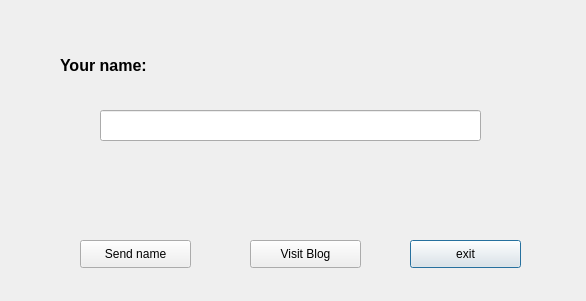
<?xml version="1.0" encoding="UTF-8"?>
<ui version="4.0">
 <class>Dialog</class>
 <widget class="QDialog" name="Dialog">
  <property name="geometry">
   <rect>
    <x>0</x>
    <y>0</y>
    <width>586</width>
    <height>301</height>
   </rect>
  </property>
  <property name="windowTitle">
   <string>Nguyễn Minh Trung</string>
  </property>
  <widget class="QPushButton" name="exit_button">
   <property name="geometry">
    <rect>
     <x>410</x>
     <y>240</y>
     <width>111</width>
     <height>28</height>
    </rect>
   </property>
   <property name="text">
    <string>exit</string>
   </property>
  </widget>
  <widget class="QPushButton" name="pushButton_2">
   <property name="geometry">
    <rect>
     <x>250</x>
     <y>240</y>
     <width>111</width>
     <height>28</height>
    </rect>
   </property>
   <property name="text">
    <string>Visit Blog</string>
   </property>
  </widget>
  <widget class="QPushButton" name="pushButton_3">
   <property name="geometry">
    <rect>
     <x>80</x>
     <y>240</y>
     <width>111</width>
     <height>28</height>
    </rect>
   </property>
   <property name="text">
    <string>Send name</string>
   </property>
  </widget>
  <widget class="QLabel" name="label">
   <property name="geometry">
    <rect>
     <x>60</x>
     <y>40</y>
     <width>201</width>
     <height>51</height>
    </rect>
   </property>
   <property name="text">
    <string>&lt;html&gt;&lt;head/&gt;&lt;body&gt;&lt;p&gt;&lt;span style=&quot; font-size:12pt; font-weight:600;&quot;&gt;Your name: &lt;/span&gt;&lt;/p&gt;&lt;/body&gt;&lt;/html&gt;</string>
   </property>
  </widget>
  <widget class="QLineEdit" name="lineEdit">
   <property name="geometry">
    <rect>
     <x>100</x>
     <y>110</y>
     <width>381</width>
     <height>31</height>
    </rect>
   </property>
  </widget>
 </widget>
 <resources/>
 <connections>
  <connection>
   <sender>pushButton_2</sender>
   <signal>clicked()</signal>
   <receiver>Dialog</receiver>
   <slot>open()</slot>
   <hints>
    <hint type="sourcelabel">
     <x>315</x>
     <y>253</y>
    </hint>
    <hint type="destinationlabel">
     <x>354</x>
     <y>186</y>
    </hint>
   </hints>
  </connection>
  <connection>
   <sender>exit_button</sender>
   <signal>clicked()</signal>
   <receiver>Dialog</receiver>
   <slot>exec()</slot>
   <hints>
    <hint type="sourcelabel">
     <x>481</x>
     <y>250</y>
    </hint>
    <hint type="destinationlabel">
     <x>534</x>
     <y>190</y>
    </hint>
   </hints>
  </connection>
 </connections>
</ui>
